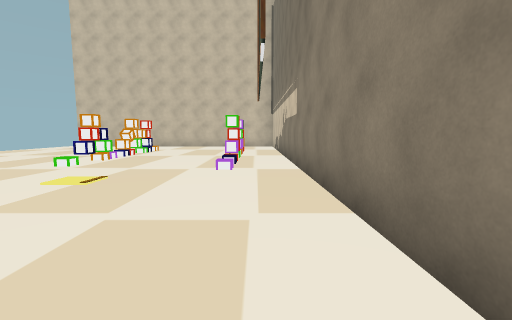
view 1 (above)

16 first-person views from a walk through a scene from a Unity 3-D project. The camera is 1.3 m above the floor, tilts 6° down and sees 90° across. The floor is counted in squares, 2 m on a side. Each view is taken from the middle of a square. On the plan, view 1 faces up. The plan holds only what a view shows up to about 9 squares ahead; the rest is blank. The place goes on beyond the plan. The player is left out. Some surface patterns are stand-ins.

view 2
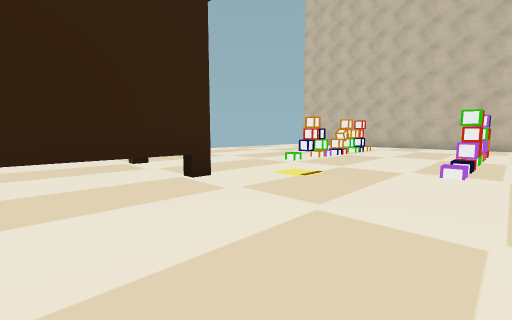

view 3
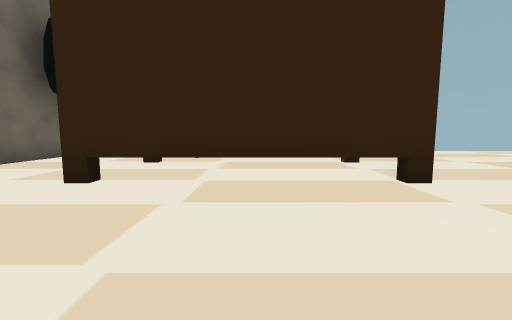

view 4
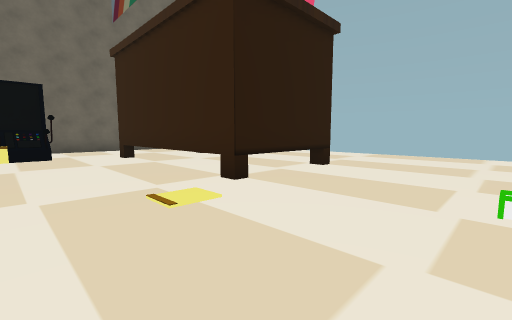

view 5
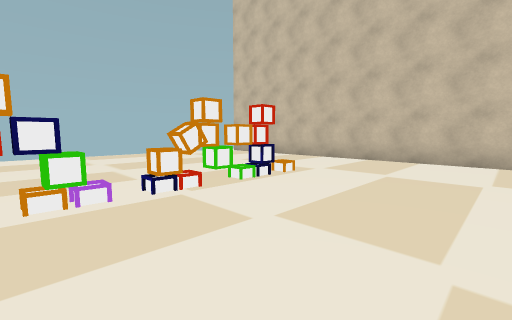

view 6
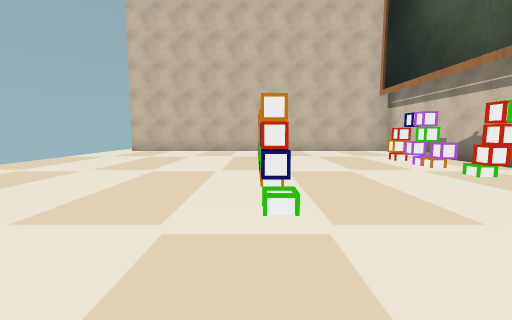

view 7
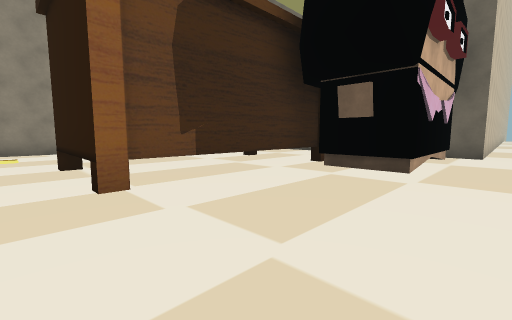

view 8
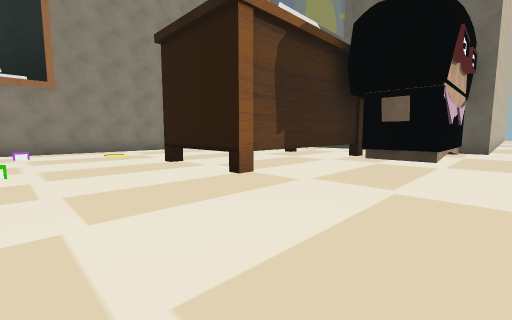

view 9
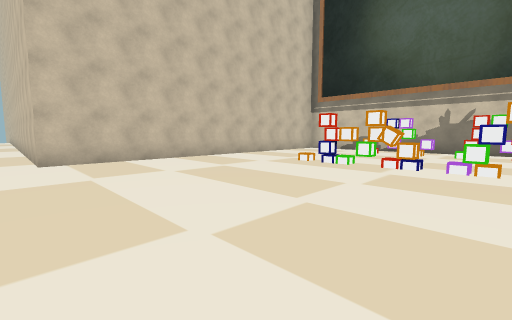

view 10
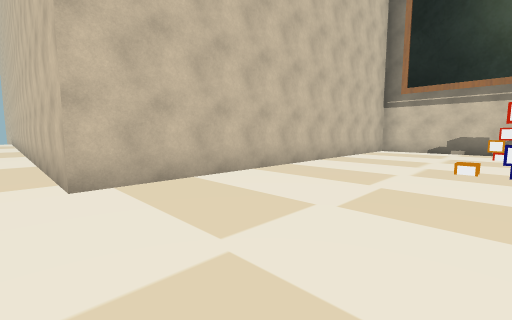

view 11
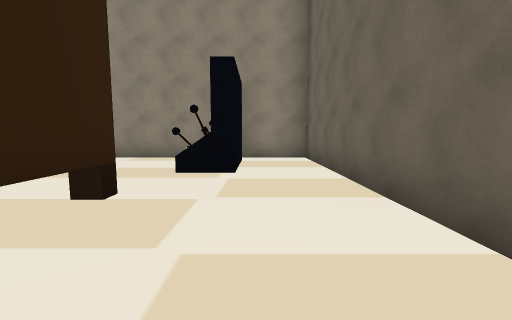

view 12
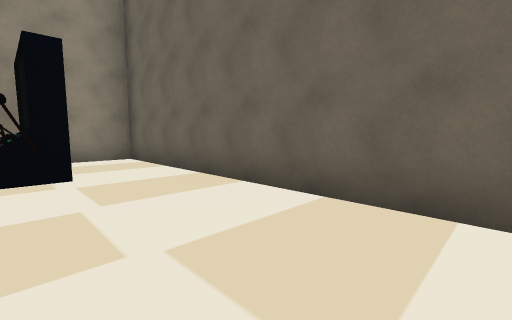

view 13
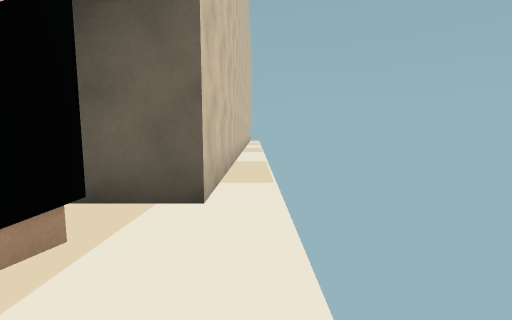

view 14
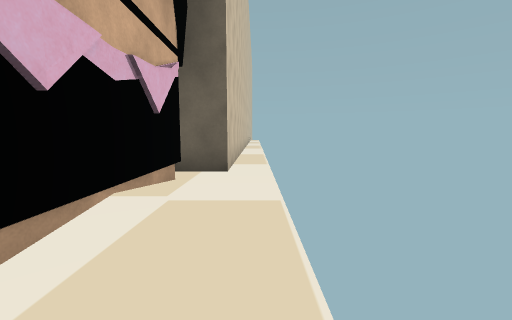

view 15
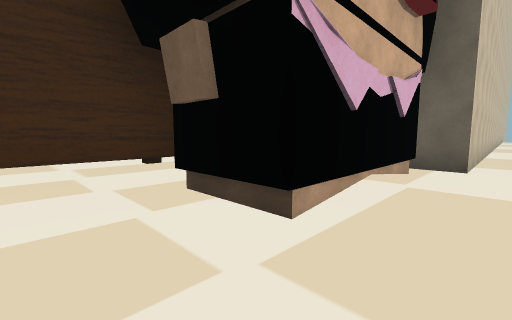

view 16
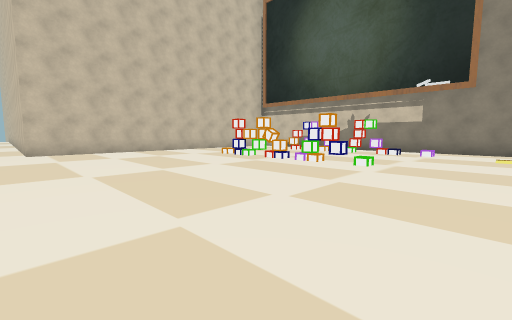

### Floor plan
Key: @ floor where view 1 was taken; # wall or solid block; x gap in a wall; . floor; / step, stairs or slope; ^ raised ledge; T thing the floor can be seen under or through; O other object.
Columns run from 9 left of view 1 to 1 right of it. Each row starts with its distance up from view 1.
 19 .#
 18 .#
 17 .#
 16 .#
 15 .#
 14 .#
 13 .##########
 12 ..........#
 11 ..........#
 10 ..........#
  9 .....#..#.#
  8 .....x..x.#
  7 .....x....#
  6 .....#....#
  5 ..........#
  4 ..........#
  3 ......./..#
  2 ...T^^....#
  1 ...T ^....#
  0 ...T ^...@#
 -1 ...T ^....#
 -2 .# T ^....#
 -3 .# ....OOO#
 -4 .# .......#
 -5 ..........#
 -6 .##########
 -7 .#
 -8 .#
 -9 .#
-10 .#
-11 .#
-12 .#

Positions as (right, up) in squares from view 1, and headings:
1: (0, 0), facing up
2: (0, 0), facing up-left
3: (0, 0), facing left
4: (-1, 5), facing down-left
5: (-1, 6), facing up-left
6: (-4, 3), facing up
7: (-9, 3), facing down-right
8: (-9, 5), facing down-right
9: (-9, 6), facing up-right
10: (-9, 9), facing up-right
11: (-6, -4), facing right
12: (-6, -3), facing down-right
13: (-9, -3), facing down
14: (-9, -1), facing down
15: (-9, 0), facing down-right
16: (-9, 3), facing up-right
